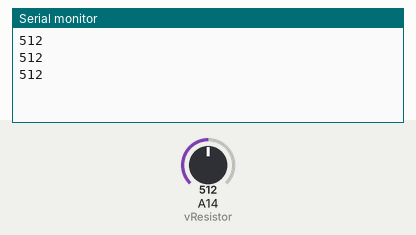
Simulated run of this sketch. Board: Arduino Mega 2560, built with avr-gcc and run on an emulated ATmega2560. On the bench: the last lines printed to the serial monitor. The inputs (shaded band) are chosen by the test bench; at power-on: A14 (vResistor) = 512.

Above: at 1.3 s.
1.4 s: A14 (vResistor) set to 716
At 1.9 s:
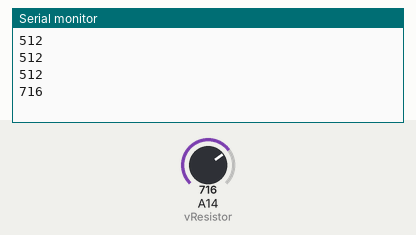
2.9 s: A14 (vResistor) set to 900
At 3.4 s:
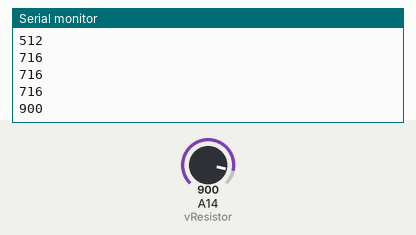
Timing chart, 0 to 5.9 s (numbered marks = the images above; inputs shaded):
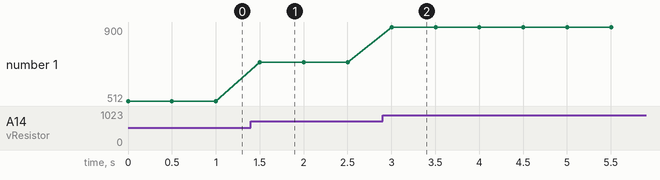

The sketch:

activity1.ino
```cpp
int vResistor = A14; // potentiometer pin
void setup() {
 Serial.begin(9600);
}
void loop() {
 Serial.println(analogRead(vResistor)); // read via ADC
 delay(500);
}
```

Measured:
- after the input at 1.4 s, the serial monitor: prints a new line after 0.10 s (image 1)
- after the input at 2.9 s, the serial monitor: prints a new line after 0.10 s (image 2)
- plotted number 1: 512 → 716 after the input at 1.4 s, 716 → 900 after the input at 2.9 s
